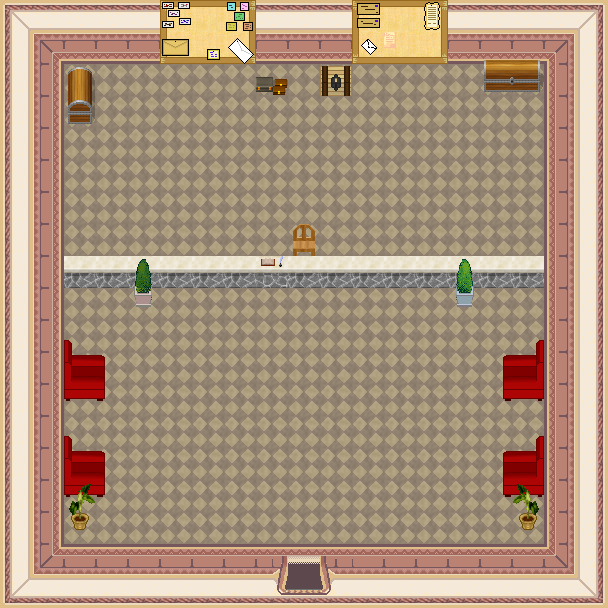

This is a level from a 2D game, rendered from its Tiled map with the project's own tilesets. A one-line summary and the map file follow, with tile-layer data summarised:
An orthogonal 19x19 tile map with 32x32 px tiles, 4 tile layers (0_floor, 1_terrain, 2_object, 3_roof), 3 hidden layers not drawn, 18 tilesets.

<map version="1.10" tiledversion="1.10.2" orientation="orthogonal" renderorder="right-down" width="19" height="19" tilewidth="32" tileheight="32" infinite="0" nextlayerid="8" nextobjectid="1">
 <tileset firstgid="1" name="brown_paving" tilewidth="32" tileheight="32" tilecount="2" columns="2">
  <image source="../../tileset/ground/brown_paving.png" width="64" height="32" />
 </tileset>
 <tileset firstgid="3" name="wall2" tilewidth="32" tileheight="32" tilecount="20" columns="2">
  <image source="../../tileset/building/wall/int_wall_purple.png" width="64" height="320" />
 </tileset>
 <tileset firstgid="23" name="wall" tilewidth="32" tileheight="32" tilecount="16" columns="2">
  <image source="../../tileset/building/wall/int_wall_pale.png" width="64" height="256" />
 </tileset>
 <tileset firstgid="39" name="logic/collision" tilewidth="32" tileheight="32" tilecount="1" columns="1">
  <image source="../../tileset/logic/collision.png" width="32" height="32" />
 </tileset>
 <tileset firstgid="40" name="entrance" tilewidth="32" tileheight="32" tilecount="36" columns="9">
  <image source="../../tileset/building/entrance/pale_red_ns.png" width="288" height="128" />
 </tileset>
 <tileset firstgid="76" name="logic/portal" tilewidth="32" tileheight="32" tilecount="24" columns="8">
  <image source="../../tileset/logic/portal.png" width="256" height="96" />
 </tileset>
 <tileset firstgid="100" name="stone_desk" tilewidth="32" tileheight="32" tilecount="16" columns="4">
  <image source="../../tileset/furniture/table/stone_desk.png" width="128" height="128" />
 </tileset>
 <tileset firstgid="116" name="wooden_chair" tilewidth="32" tileheight="32" tilecount="5" columns="5">
  <image source="../../tileset/furniture/chair/wooden.png" width="160" height="32" />
 </tileset>
 <tileset firstgid="121" name="bulletin_board" tilewidth="32" tileheight="32" tilecount="9" columns="3">
  <image source="../../tileset/item/bulletin_board.png" width="96" height="96" />
 </tileset>
 <tileset firstgid="130" name="bulletin_board_items2" tilewidth="32" tileheight="32" tilecount="30" columns="6">
  <image source="../../tileset/item/bulletin_board_items2.png" width="192" height="160" />
 </tileset>
 <tileset firstgid="160" name="pot_plant_1" tilewidth="32" tileheight="32" tilecount="12" columns="6">
  <image source="../../tileset/plant/indoor/pot_plant_1.png" width="192" height="64" />
 </tileset>
 <tileset firstgid="172" name="bulletin_board_items" tilewidth="32" tileheight="32" tilecount="96" columns="12">
  <image source="../../tileset/item/bulletin_board_items.png" width="384" height="256" />
 </tileset>
 <tileset firstgid="268" name="boxes" tilewidth="32" tileheight="32" tilecount="4" columns="2">
  <image source="../../tileset/item/boxes.png" width="64" height="64" />
 </tileset>
 <tileset firstgid="272" name="chest" tilewidth="32" tileheight="32" tilecount="1" columns="1">
  <image source="../../tileset/item/chest/wooden_dark.png" width="32" height="32" />
 </tileset>
 <tileset firstgid="273" name="chest_2" tilewidth="32" tileheight="32" tilecount="6" columns="3">
  <image source="../../tileset/item/chest/chest_2.png" width="96" height="64" />
 </tileset>
 <tileset firstgid="279" name="logic/protection" tilewidth="32" tileheight="32" tilecount="2" columns="2">
  <image source="../../tileset/logic/protection.png" width="64" height="32" />
 </tileset>
 <tileset firstgid="281" name="plants" tilewidth="32" tileheight="32" tilecount="6" columns="3">
  <image source="../../tileset/plant/indoor/potted_plants1.png" width="96" height="64" />
 </tileset>
 <tileset firstgid="287" name="armchair_red" tilewidth="32" tileheight="32" tilecount="28" columns="4">
  <image source="../../tileset/furniture/chair/armchair_red.png" width="128" height="224" />
 </tileset>
 <layer id="1" name="0_floor" width="19" height="19">
  <data>[361 cells, 361 non-empty, 29 distinct tile ids]</data>
 </layer>
 <layer id="2" name="1_terrain" width="19" height="19">
  <data>[361 cells, 59 non-empty, 33 distinct tile ids]</data>
 </layer>
 <layer id="3" name="2_object" width="19" height="19">
  <data>[361 cells, 4 non-empty, 4 distinct tile ids]</data>
 </layer>
 <layer id="4" name="3_roof" width="19" height="19">
  <data>[361 cells, 10 non-empty, 5 distinct tile ids]</data>
 </layer>
 <layer id="5" name="objects" width="19" height="19" visible="0">
  <data>[361 cells, 1 non-empty, 1 distinct tile ids]</data>
 </layer>
 <layer id="6" name="collision" width="19" height="19" visible="0" opacity="0.2">
  <data>[361 cells, 164 non-empty, 1 distinct tile ids]</data>
 </layer>
 <layer id="7" name="protection" width="19" height="19" visible="0" opacity="0.2">
  <data>[361 cells, 361 non-empty, 1 distinct tile ids]</data>
 </layer>
</map>
